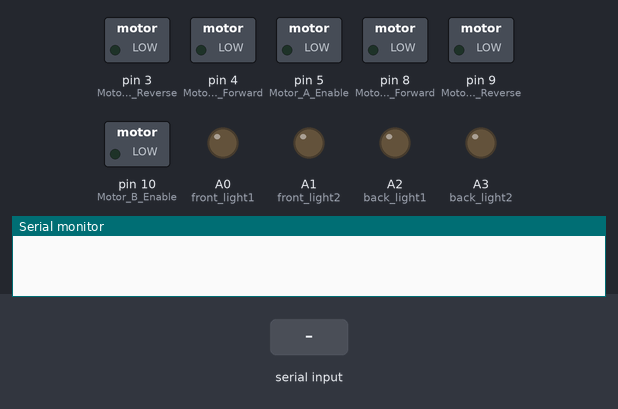
A sketch run on a simulated Arduino Uno, built with avr-gcc and run on an emulated ATmega328P. Shown: switched loads named in the sketch (green lamp = pin HIGH), output pins drawn as LEDs (lit = HIGH), the last lines printed to the serial monitor. Inputs (shaded band) come from the test bench.

Above: at 1.2 s.
1.3 s: "F" received over Serial
At 1.6 s:
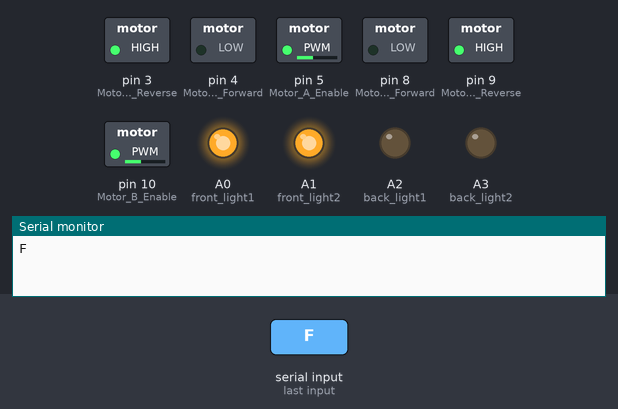
2.8 s: "B" received over Serial
At 3.9 s:
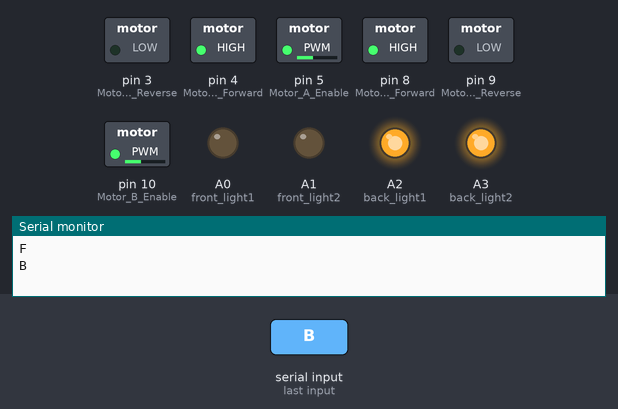
4.3 s: "L" received over Serial
At 5.1 s:
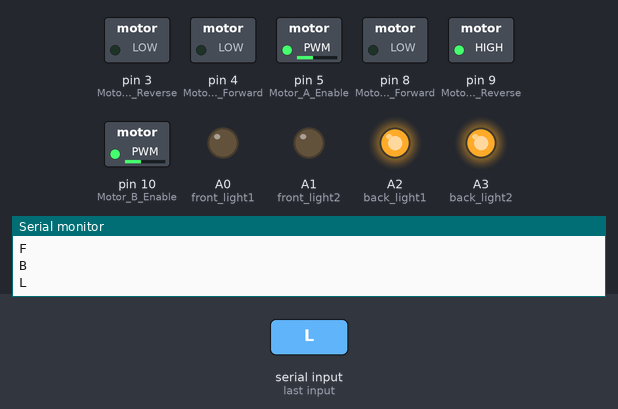
5.8 s: "R" received over Serial
At 6.2 s:
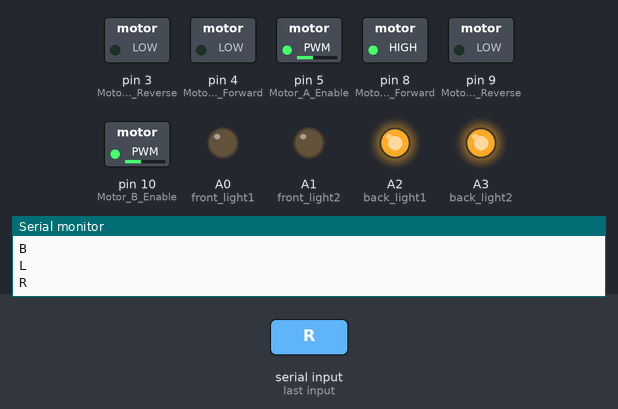
7.3 s: "I" received over Serial
At 8.5 s:
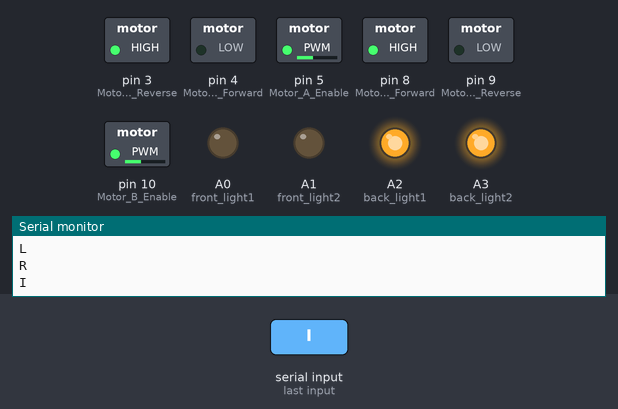
8.8 s: "G" received over Serial
At 9.7 s:
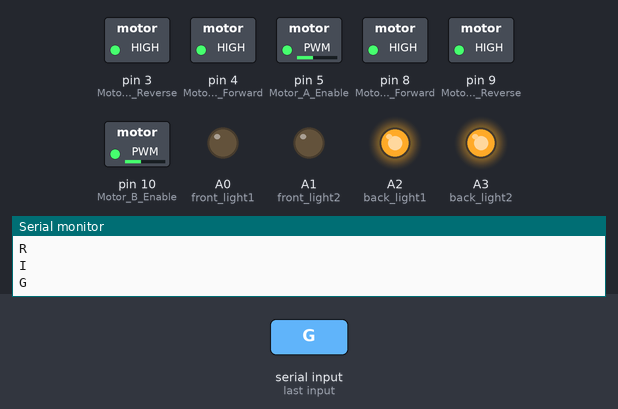
Timing chart, 0 to 11.3 s (numbered marks = the images above; inputs shaded):
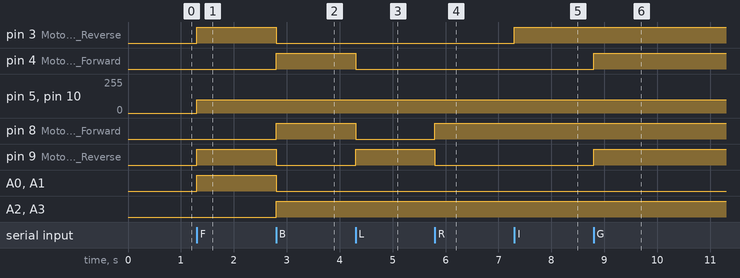

Measured:
- after the input at 1.3 s, pin 3 (Motor_A_Reverse), pin 9 (Motor_B_Reverse), A0 (front_light1), A1 (front_light2): LOW → HIGH at once; pin 5 (Motor_A_Enable), pin 10 (Motor_B_Enable): 0/255 → 100/255 at once
- after the input at 2.8 s, pin 3 (Motor_A_Reverse), pin 9 (Motor_B_Reverse), A0 (front_light1), A1 (front_light2): HIGH → LOW at once; pin 4 (Motor_A_Forward), pin 8 (Motor_B_Forward), A2 (back_light1), A3 (back_light2): LOW → HIGH at once
- after the input at 4.3 s, pin 4 (Motor_A_Forward), pin 8 (Motor_B_Forward): HIGH → LOW at once; pin 9 (Motor_B_Reverse): LOW → HIGH at once
- after the input at 5.8 s, pin 8 (Motor_B_Forward): LOW → HIGH at once; pin 9 (Motor_B_Reverse): HIGH → LOW at once
- after the input at 7.3 s, pin 3 (Motor_A_Reverse): LOW → HIGH at once
- after the input at 8.8 s, pin 4 (Motor_A_Forward), pin 9 (Motor_B_Reverse): LOW → HIGH at once

The sketch:

Bluetooth_Arduino_Motor_Code.ino
```cpp
int Motor_A_Enable = 5;
int Motor_A_Reverse = 3;
int Motor_A_Forward = 4;

int Motor_B_Enable = 10;
int Motor_B_Reverse = 9;
int Motor_B_Forward = 8;

//Front Light pins
int front_light1 = A0;
int front_light2 = A1;
//Back light pins
int back_light1 = A2;
int back_light2 = A3;
char data = ' ';
int speedCar  = 100;
void setup() {
  // put your setup code here, to run once:
  Serial.begin(9600);

  pinMode(Motor_A_Enable, OUTPUT);
  pinMode(Motor_A_Forward, OUTPUT);
  pinMode(Motor_A_Reverse, OUTPUT);

  pinMode(Motor_B_Enable, OUTPUT);
  pinMode(Motor_B_Forward, OUTPUT);
  pinMode(Motor_B_Reverse, OUTPUT);

  pinMode(front_light1, OUTPUT);
  pinMode(back_light1, OUTPUT);
  pinMode(front_light2, OUTPUT);
  pinMode(back_light2, OUTPUT);
}

void loop() {

  if(Serial.available() > 0)
  {

    data = Serial.read();
    //Serial.write(Serial.read());
     Serial.println(data);

    switch (data)
    {
      case 'F': //FORWARD
        analogWrite(Motor_B_Enable, speedCar);
        analogWrite(Motor_A_Enable, speedCar);
        digitalWrite(Motor_A_Reverse, HIGH);
        digitalWrite(Motor_B_Reverse, HIGH);
        digitalWrite(Motor_A_Forward, LOW);
        digitalWrite(Motor_B_Forward, LOW);

        digitalWrite(front_light1, HIGH);
        digitalWrite(front_light2, HIGH);
        digitalWrite(back_light1, LOW);
        digitalWrite(back_light2, LOW);
        break;
      case 'B': //REVERSE
        analogWrite(Motor_B_Enable, speedCar);
        analogWrite(Motor_A_Enable, speedCar);
        digitalWrite(Motor_A_Reverse, LOW);
        digitalWrite(Motor_B_Reverse, LOW);
        digitalWrite(Motor_A_Forward, HIGH);
        digitalWrite(Motor_B_Forward, HIGH);

        digitalWrite(back_light1, HIGH);
        digitalWrite(back_light2, HIGH);
        //delay(500);
        digitalWrite(front_light1, LOW);
        digitalWrite(front_light2, LOW);
        break;
      case 'L': //FORWARD LEFT
        analogWrite(Motor_A_Enable, speedCar);
        analogWrite(Motor_B_Enable, speedCar);

        digitalWrite(Motor_A_Reverse, LOW);
        digitalWrite(Motor_A_Forward, LOW);
        digitalWrite(Motor_B_Reverse, HIGH);
        digitalWrite(Motor_B_Forward, LOW);
        break;
      case 'R': //FORWARD RIGHT
        analogWrite(Motor_B_Enable, speedCar);
        analogWrite(Motor_A_Enable, speedCar);
        digitalWrite(Motor_B_Reverse, LOW);
        digitalWrite(Motor_B_Forward, HIGH);
         digitalWrite(Motor_A_Forward, LOW);
        digitalWrite(Motor_A_Reverse, LOW);
        break;
      case 'I': //REVERSE LEFT
        analogWrite(Motor_A_Enable, speedCar);
        analogWrite(Motor_B_Enable, speedCar);
        digitalWrite(Motor_A_Reverse, HIGH);
        digitalWrite(Motor_B_Forward, HIGH);
        break;
      case 'G': //REVERSE RIGHT
        analogWrite(Motor_B_Enable, speedCar);
        analogWrite(Motor_A_Enable, speedCar);
        digitalWrite(Motor_B_Reverse, HIGH);
        digitalWrite(Motor_A_Forward, HIGH);

        case 'H': //REVERSE LEFT
        analogWrite(Motor_A_Enable, speedCar);
        analogWrite(Motor_B_Enable, speedCar);
        digitalWrite(Motor_B_Reverse, HIGH);
        digitalWrite(Motor_A_Forward, HIGH);
        break;
      case 'J': //REVERSE RIGHT
        analogWrite(Motor_B_Enable, speedCar);
        analogWrite(Motor_A_Enable, speedCar);
        digitalWrite(Motor_A_Reverse, HIGH);
        digitalWrite(Motor_B_Forward, HIGH);
        break;
        case '1':speedCar = 115;break;
        case '2':speedCar = 130;break;
        case '3':speedCar = 145;break;
        case '4':speedCar = 160;break;
        case '5':speedCar = 175;break;
        case '6':speedCar = 190;break;
        case '7':speedCar = 205;break;
        case '8':speedCar = 220;break;
        case '9':speedCar = 235;break;
        case 'q':speedCar = 255;break;
      default: //If bluetooth module receives any value not listed above, both motors turn off
        analogWrite(Motor_A_Enable, 0);
        analogWrite(Motor_B_Enable, 0);
         digitalWrite(Motor_A_Forward, LOW);
        digitalWrite(Motor_B_Forward, LOW);
        digitalWrite(Motor_A_Reverse, LOW);
        digitalWrite(Motor_B_Reverse, LOW);
    }
  }
}
```
